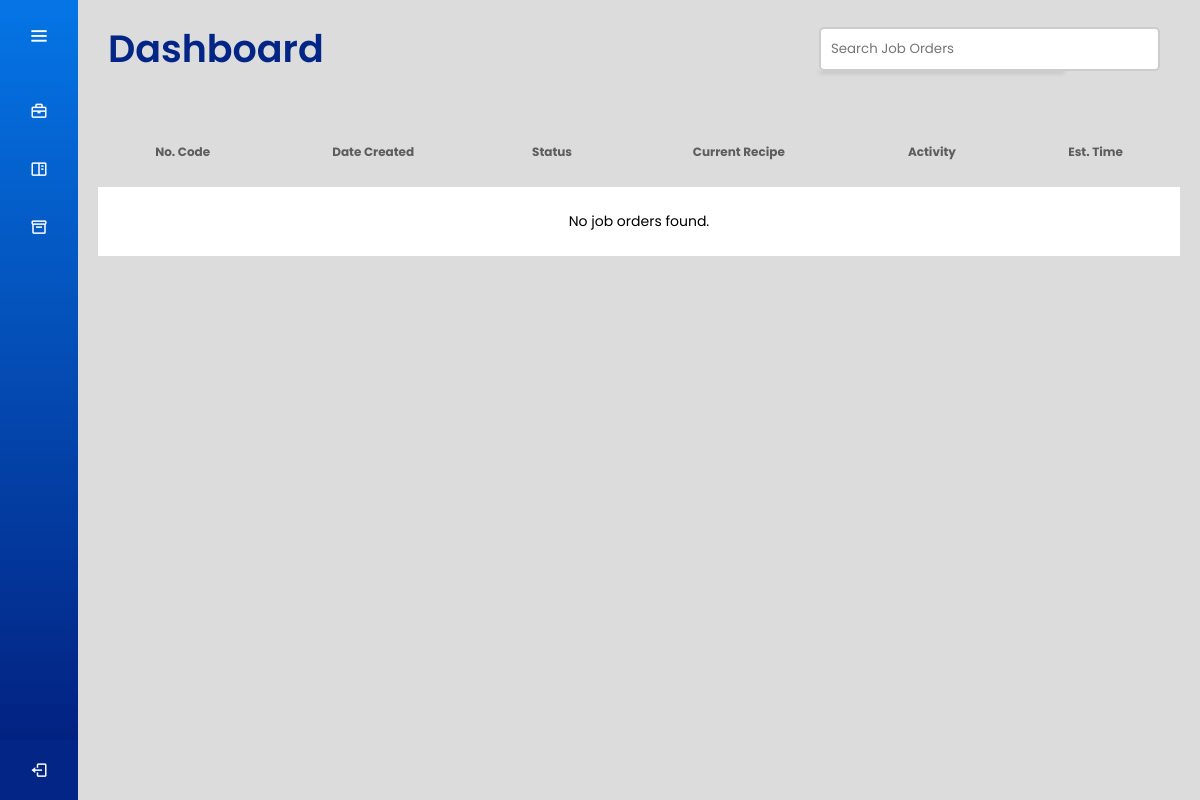
Page /manager/ (signed in) on the earlier database version.
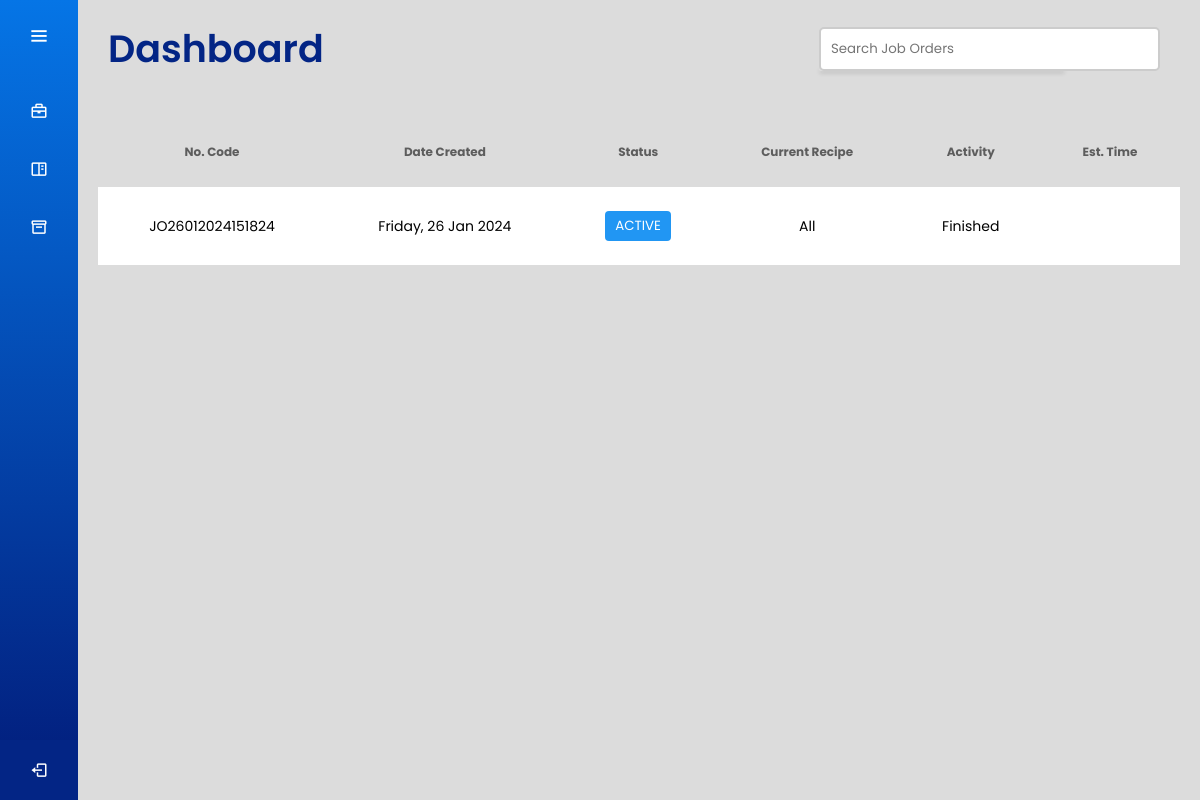
Same page on the later database version.
### joborders/models.py (models this page shows, shortened)
class JobOrder(models.Model):
    jobOrderId = models.CharField(max_length=50, unique=True)
    jobOrderCreatedDate = models.DateTimeField()
    jobOrderStatus = models.CharField(max_length=50)
    userId = models.ForeignKey(User, on_delete=models.CASCADE)

### users/views.py (the view, shortened to what this page needs)
# urls.py: path('manager/', views.manager_dashboard_view, name='manager_dashboard'),
@login_required
def manager_dashboard_view(request):
    malaysian_tz = pytz.timezone('Asia/Kuala_Lumpur')
    now = timezone.now().astimezone(malaysian_tz)
    job_orders_list = []
    job_orders = JobOrder.objects.filter(
    jobOrderStatus__in=['PENDING', 'APPROVED', 'REVISE', 'ACTIVE']
).prefetch_related('recipes__activity_recipe')
    try:
        user_role = UserRole.objects.get(user=request.user).role
    except UserRole.DoesNotExist:
        user_role = None  # Or set a default role if appropriate
    if user_role != 'manager':
        raise Http404("Page not found.")
    for job_order in job_orders:
        earliest_activity = {
            'recipeName': 'None',
            'name': 'Not Started',
            'time': None
        }
        if job_order.jobOrderStatus == "ACTIVE":
            all_recipes_finished = True
            non_draft_recipes = job_order.recipes.filter(isDraft=False)
            if all_recipes_finished:
                earliest_activity['recipeName'] = 'All'
                earliest_activity['name'] = 'Finished'
                earliest_activity['time'] = None
        job_data = {
            'jobOrderId': job_order.jobOrderId,
            'jobOrderCreatedDate': job_order.jobOrderCreatedDate,
            'jobOrderStatus': job_order.jobOrderStatus,
            'current_recipe_name': earliest_activity['recipeName'],
            'current_activity_name': earliest_activity['name'],
            'current_activity_time': earliest_activity['time'],
        }
        job_orders_list.append(job_data)
    context = {
        'job_orders': job_orders_list,
        'user_role': user_role,
    }
    return render(request, 'manager_dashboard.html', context)

### users/context_processors.py (called while the page is built)
def user_role_context(request):
    user = request.user
    if user.is_authenticated:
        try:
            user_role = UserRole.objects.get(user=user).get_role_display()
        except UserRole.DoesNotExist:
            user_role = None
    else:
        user_role = None
    return {
        'username': user.username if user.is_authenticated else 'Guest',
        'user_role': user_role
    }

### users/templates/manager_dashboard.html (shortened to what this page needs)
<!DOCTYPE html>
<html lang="en" dir="ltr">
  <head>
    {% load static %}
    <link rel="stylesheet" href="{% static 'css/dash_style.css' %}">
    <link rel="stylesheet" href="{% static 'css/table_style.css' %}">
    <link href='https://unpkg.com/boxicons@2.0.7/css/boxicons.min.css' rel='stylesheet'>
   </head>
<body>
  {% include 'manager_sidebar.html' %}
  <section class="home-section">
    {% include 'header.html' %}
    <div class="main-content">
      {% include 'dashboard_table.html' %}
    </div>
  </section>
</body>
</html>

### users/templates/dashboard_table.html (shortened to what this page needs)
<!DOCTYPE html>
<html lang="en" dir="ltr">
<head>
</head>
<body>
    <table id="dashboard-table">
        <thead>
            <tr>
                <th>No. Code</th>
                <th>Date Created</th>
                <th>Status</th>
                <th>Current Recipe</th>
                <th>Activity</th>
                <th>Est. Time</th>
            </tr>
        </thead>
        <tbody>
            {% for job in job_orders %}
                <tr id="job_order_row_{{ job.jobOrderId }}" class="clickable-row" data-job-order-id="{{ job.jobOrderId }}">
                    <td>{{ job.jobOrderId }}</td>
                    <td>{{ job.jobOrderCreatedDate|date:"l, d M Y" }}</td>
                    <td>
                        <button class="status-button status-{{ job.jobOrderStatus|lower }}">
                            {{ job.jobOrderStatus }}
                        </button>
                    </td>
                    <td>{{ job.current_recipe_name }}</td>
                    {% if job.jobOrderStatus == "ACTIVE" %}
                        <td>{{ job.current_activity_name }}</td>
                        <td>{{ job.current_activity_time|date:"l, d M Y H:i A" }}</td>
                    {% else %}
                        <td></td>
                        <td></td>
                    {% endif %}
                </tr>
            {% empty %}
                <tr>
                    <td colspan="6">No job orders found.</td>
                </tr>
            {% endfor %}
        </tbody>
    </table>
</body>
</html>

Differences in the rows shown:
added JobOrder: jobOrderId "JO26012024151824", jobOrderCreatedDate "Friday, 26 Jan 2024", jobOrderStatus "ACTIVE"
Other differences:
new list line: "All Finished"
text no longer shown: "No job orders found."
